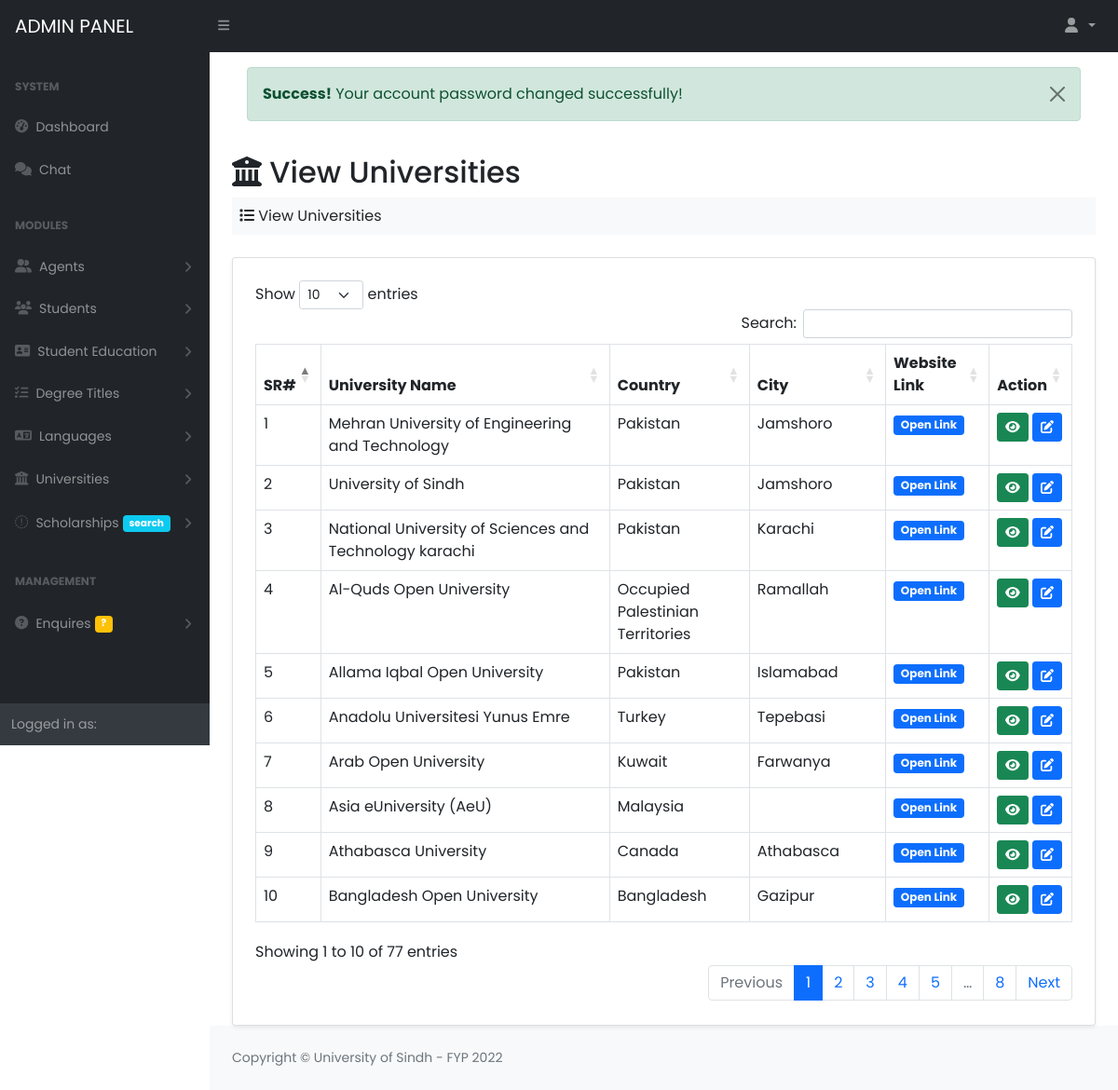
Screenshot of /Project/admin/view_universities.php (signed in) with the database file from the repository.
### tables this page shows
CREATE TABLE `universities` (
  `university_id` int(11) NOT NULL AUTO_INCREMENT,
  `university_name` varchar(100) DEFAULT NULL,
  `link` text DEFAULT NULL,
  `address` text DEFAULT NULL,
  `city` varchar(50) DEFAULT NULL,
  `country` varchar(50) DEFAULT NULL,
  `university_image` varchar(200) DEFAULT '1',
  `university_details` text DEFAULT NULL,
  `created_at` timestamp NOT NULL DEFAULT current_timestamp(),
  PRIMARY KEY (`university_id`)
);

### Project/database/database.php (called while the page is built, shortened)
<?php
class Database
{
	private $db_host = "localhost";
	private $db_user = "root";
	private $db_pass = "";
	private $db_name = "fyp_cms";
	public $connection = null;
	public function __construct()
	{
		$this->connection = mysqli_connect($this->db_host, $this->db_user, $this->db_pass, $this->db_name);
	}
	public function executeQuery($query)
	{
		$this->query = $query;
		$this->result = mysqli_query($this->connection, $this->query);
		return $this->result;
	}
}
?>

### Project/admin/view_universities.php (the view)
<?php  include_once("includes/header.php"); ?>
 <?php  include_once("includes/nav.php"); ?>
 <div id="layoutSidenav">
         <?php include_once("includes/sidebar.php") ?>
         <div id="layoutSidenav_content">
             <main>
                 <div class="container-fluid px-4">
                     <div class="p-3"><?php require_once("includes/messages.php") ?></div>
                     <h2 class="mt-1"><i class="fa fa-institution"></i> View Universities</h2>
                     <ol class="breadcrumb mb-4 bg-light p-2">
                         <li class="breadcrumb-item"><i class="fa fa-list"></i> View Universities</li>
                     </ol>
                     <div class="card shadow-sm bg-white p-2">
                         <div class="card-body p-3">
                            <table class="table table-bordered table-hover " id="table">
                                 <thead>
                                     <tr>
                                         <th>SR#</th>
                                         <th>University Name</th>
                                         <th>Country</th>
                                         <th>City</th>
                                         <th>Website Link</th>
                                         <th>Action</th>
                                     </tr>
                                 </thead>
                                 <tbody>
                                     <?php
                                         $query = "SELECT * FROM universities";
                                         $result = $db->executeQuery($query);
                                         if($result->num_rows){
                                             $a = 0;
                                             while($row = mysqli_fetch_assoc($result)){
                                                 ?>
                                                 <tr>
                                                     <td><?php echo ++$a ?></td>
                                                     <td><?php echo $row['university_name'] ?></td>
                                                     <td><?php echo $row['country'] ?></td>
                                                     <td><?php echo $row['city'] ?></td>
                                                     <td><a href="<?php echo $row['link'] ?>" target="_blank"><span class="badge text-light  bg-primary">Open Link</span></a></td>
                                                     <td>
                                                     <a href="show_university?id=<?php echo $row['university_id'] ?>" class="btn btn-success btn-sm"><i class="fa fa-eye"></i></a>
                                                     <a href="edit_university?id=<?php echo $row['university_id'] ?>" class="btn btn-primary btn-sm"><i class="fa fa-edit"></i></a>
                                                     </td>
                                                 </tr>
                                                 <?php
                                             }
                                         }
                                     ?>
                                 </tbody>
                            </table>
                         </div>
                     </div>
                 </div>
             </main>
 <?php  include_once("includes/footer.php") ?>

### Project/admin/includes/header.php (style rules this page uses)
body { font-family: 'Poppins', sans-serif; }

### rows the page displays
universities: university_name "Mehran University of Engineering and Technology", country "Pakistan", city "Jamshoro"
universities: university_name "University of Sindh", country "Pakistan", city "Jamshoro"
universities: university_name "National University of Sciences and Technology karachi", country "Pakistan", city "Karachi"
universities: university_name "Al-Quds Open University", country "Occupied Palestinian Territories", city "Ramallah"
universities: university_name "Allama Iqbal Open University", country "Pakistan", city "Islamabad"
universities: university_name "Anadolu Universitesi Yunus Emre", country "Turkey", city "Tepebasi"
universities: university_name "Arab Open University", country "Kuwait", city "Farwanya"
universities: university_name "Asia eUniversity (AeU)", country "Malaysia"
universities: university_name "Athabasca University", country "Canada", city "Athabasca"
universities: university_name "Bangladesh Open University", country "Bangladesh", city "Gazipur"

### other values shown
$_SESSION['success'] "Your account password changed successfully!"
